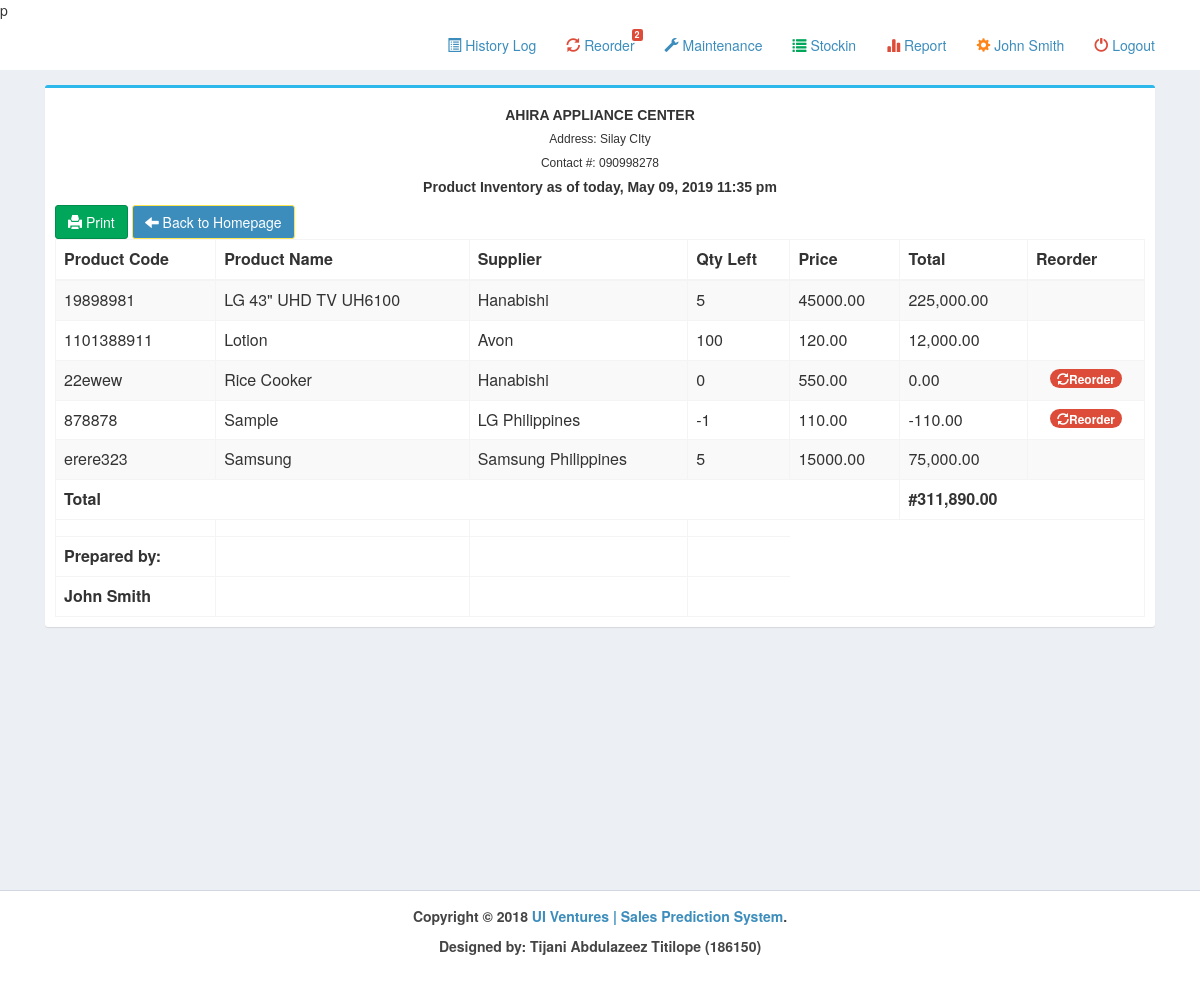
/pages/inventory.php (signed in), run on an earlier commit of the app's database.
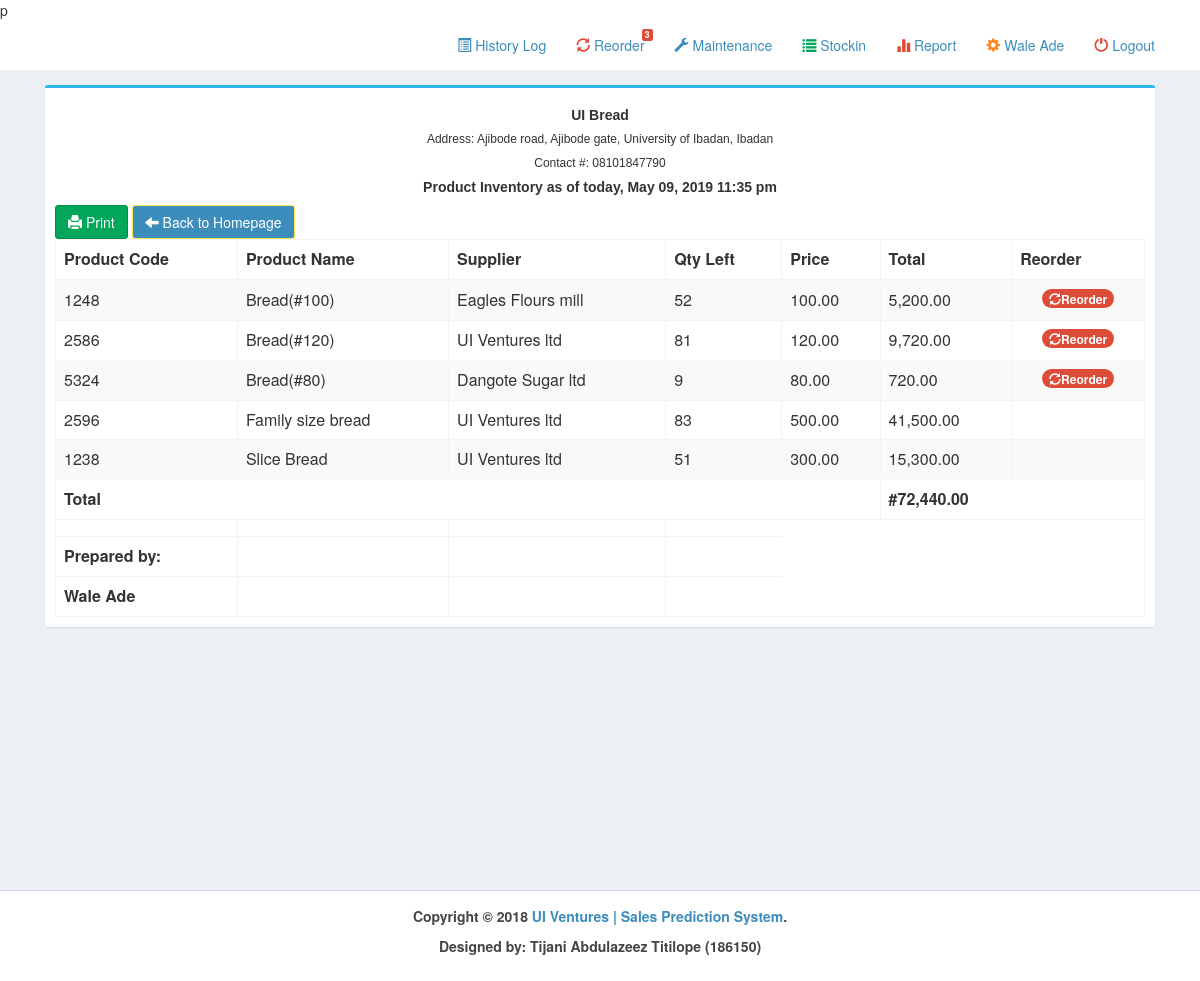
And on a later commit of the database.
### tables this page shows
CREATE TABLE IF NOT EXISTS `branch` (
  `branch_id` int(11) NOT NULL AUTO_INCREMENT,
  `branch_name` varchar(50) NOT NULL,
  `branch_address` varchar(100) NOT NULL,
  `branch_contact` varchar(50) NOT NULL,
  `skin` varchar(15) NOT NULL,
  `pic` text NOT NULL,
  PRIMARY KEY (`branch_id`)
);

CREATE TABLE IF NOT EXISTS `product` (
  `prod_id` int(11) NOT NULL AUTO_INCREMENT,
  `prod_name` varchar(100) NOT NULL,
  `prod_desc` varchar(500) NOT NULL,
  `prod_price` decimal(10,2) NOT NULL,
  `prod_pic` varchar(300) NOT NULL,
  `cat_id` int(11) NOT NULL,
  `prod_qty` int(11) NOT NULL,
  `branch_id` int(11) NOT NULL,
  `reorder` int(11) NOT NULL,
  `supplier_id` int(11) NOT NULL,
  `serial` varchar(50) NOT NULL,
  PRIMARY KEY (`prod_id`)
);

CREATE TABLE IF NOT EXISTS `supplier` (
  `supplier_id` int(11) NOT NULL AUTO_INCREMENT,
  `supplier_name` varchar(100) NOT NULL,
  `supplier_address` varchar(300) NOT NULL,
  `supplier_contact` varchar(50) NOT NULL,
  PRIMARY KEY (`supplier_id`)
);

CREATE TABLE IF NOT EXISTS `user` (
  `user_id` int(11) NOT NULL AUTO_INCREMENT,
  `username` varchar(15) NOT NULL,
  `password` varchar(50) NOT NULL,
  `name` varchar(50) NOT NULL,
  `status` varchar(10) NOT NULL,
  `branch_id` int(11) NOT NULL,
  PRIMARY KEY (`user_id`)
);

### pages/inventory.php (the view, shortened to what the changed rows need)
?><!DOCTYPE html>
<html>
  <head>
    <link rel="stylesheet" href="../bootstrap/css/bootstrap.min.css">
    <link rel="stylesheet" href="../plugins/datatables/dataTables.bootstrap.css">
    <link rel="stylesheet" href="../dist/css/AdminLTE.min.css">
    <link rel="stylesheet" href="../dist/css/skins/_all-skins.min.css">
 </head>
  <body class="hold-transition skin-<?php echo $_SESSION['skin'];?> layout-top-nav">
    <div class="wrapper">
      <?php include('../dist/includes/header.php');
      ?>
      <div class="content-wrapper">
        <div class="container">
          <section class="content">
            <div class="row">
	    <div class="col-xs-12">
              <div class="box box-primary">
                <div class="box-body">
				<?php
include('../dist/includes/dbcon.php');
$branch=$_SESSION['branch'];
    $query=mysqli_query($con,"select * from branch where branch_id='$branch'")or die(mysqli_error());
        $row=mysqli_fetch_array($query);
?>
                  <h5><b><?php echo $row['branch_name'];?></b> </h5>
                  <h6>Address: <?php echo $row['branch_address'];?></h6>
                  <h6>Contact #: <?php echo $row['branch_contact'];?></h6>
				  <h5><b>Product Inventory as of today, <?php echo date("M d, Y h:i a");?></b></h5>
				  <a class = "btn btn-success btn-print" href = "" onclick = "window.print()"><i class ="glyphicon glyphicon-print"></i> Print</a>
							<a class = "btn btn-primary btn-print" href = "home.php"><i class ="glyphicon glyphicon-arrow-left"></i> Back to Homepage</a>
                  <table class="table table-bordered table-striped">
                    <thead>
                      <tr>
					              <th>Product Code</th>
                        <th>Product Name</th>
                        <th>Supplier</th>
                        <th>Qty Left</th>
            						<th>Price</th>
            						<th>Total</th>
            						<th>Reorder</th>
                      </tr>
                    </thead>
                    <tbody>
<?php
		$branch=$_SESSION['branch'];
		$query=mysqli_query($con,"select * from product natural join supplier where branch_id='$branch' order by prod_name")or die(mysqli_error());
		$grand=0;
		while($row=mysqli_fetch_array($query)){
			$total=$row['prod_price']*$row['prod_qty'];
			$grand+=$total;
?>
                      <tr>
                        <td><?php echo $row['serial'];?></td>
                        <td><?php echo $row['prod_name'];?></td>
                        <td><?php echo $row['supplier_name'];?></td>
                        <td><?php echo $row['prod_qty'];?></td>
						<td><?php echo $row['prod_price'];?></td>
						<td><?php echo number_format($total,2);?></td>
						<td class="text-center"><?php if ($row['prod_qty']<=$row['reorder'])echo "<span class='badge bg-red'><i class='glyphicon glyphicon-refresh'></i>Reorder</span>";?></td>
                      </tr>
<?php }?>
                    </tbody>
                    <tfoot>
                      <tr>
                        <th colspan="5">Total</th>
						<th colspan="2">#<?php echo number_format($grand,2);?></th>
                      </tr>
                      <tr>
                        <th></th>
                        <th></th>
                        <th></th>
                        <th></th>
                      </tr>
                      <tr>
                        <th>Prepared by:</th>
                        <th></th>
                        <th></th>
                        <th></th>
                      </tr>
<?php
    $id=$_SESSION['id'];
    $query=mysqli_query($con,"select * from user where user_id='$id'")or die(mysqli_error($con));
    $row=mysqli_fetch_array($query);
?>
                      <tr>
                        <th><?php echo $row['name'];?></th>
                        <th></th>
                        <th></th>
                        <th></th>
                      </tr>
                    </tfoot>
                  </table>
                </div>
	      </div>
            </div>
          </div>
          </section>
        </div>
      </div>
    </div>
  </body>
</html>

### dist/includes/header.php (shortened to what the changed rows need)
<?php
include('../dist/includes/dbcon.php');
$branch=$_SESSION['branch'];
?>
      <header class="main-header">
        <nav class="navbar navbar-static-top">
          <div class="container">
              <div class="navbar-custom-menu">
                <ul class="nav navbar-nav">
                  <li class="dropdown notifications-menu">
                    <a href="#" class="dropdown-toggle" data-toggle="dropdown">
                      <i class="glyphicon glyphicon-refresh text-red"></i> Reorder
                      <span class="label label-danger">
                      <?php
                      $query=mysqli_query($con,"select COUNT(*) as count from product where prod_qty<=reorder and branch_id='$branch'")or die(mysqli_error());
                			$row=mysqli_fetch_array($query);
                			echo $row['count'];
                			?>
                      </span>
                    </a>
                  </li>
				  <li class="">
                    <a href="profile.php" class="dropdown-toggle">
                      <i class="glyphicon glyphicon-cog text-orange"></i>
                      <?php echo $_SESSION['name'];?>
                    </a>
                  </li>
                </ul>
              </div>
          </div>
        </nav>
      </header>

What changed in the data, as far as the page shows it:
removed product: serial "19898981", prod_name "LG 43\" UHD TV UH6100", supplier.supplier_name "Hanabishi", prod_qty "5", prod_price "45000.00", total "225,000.00"
removed product: serial "1101388911", prod_name "Lotion", supplier.supplier_name "Avon", prod_qty "100", prod_price "120.00", total "12,000.00"
removed product: serial "22ewew", prod_name "Rice Cooker", supplier.supplier_name "Hanabishi", prod_qty "0", prod_price "550.00", total "0.00", reorder 2 (drawn)
removed product: serial "878878", prod_name "Sample", supplier.supplier_name "LG Philippines", prod_qty "-1", prod_price "110.00", total "-110.00", reorder 1 (drawn)
removed product: serial "erere323", prod_name "Samsung", supplier.supplier_name "Samsung Philippines", prod_qty "5", prod_price "15000.00", total "75,000.00"
changed branch: branch_name "AHIRA APPLIANCE CENTER" → "UI Bread"; branch_address "Silay CIty" → "Ajibode road, Ajibode gate, University of Ibadan, Ibadan"; branch_contact "090998278" → "08101847790"
added product: serial "1248", prod_name "Bread(#100)", supplier.supplier_name "Eagles Flours mill", prod_qty "52", prod_price "100.00", total "5,200.00", reorder 80 (drawn)
added product: serial "2586", prod_name "Bread(#120)", supplier.supplier_name "UI Ventures ltd", prod_qty "81", prod_price "120.00", total "9,720.00", reorder 100 (drawn)
added product: serial "5324", prod_name "Bread(#80)", supplier.supplier_name "Dangote Sugar ltd", prod_qty "9", prod_price "80.00", total "720.00", reorder 100 (drawn)
added product: serial "2596", prod_name "Family size bread", supplier.supplier_name "UI Ventures ltd", prod_qty "83", prod_price "500.00", total "41,500.00"
added product: serial "1238", prod_name "Slice Bread", supplier.supplier_name "UI Ventures ltd", prod_qty "51", prod_price "300.00", total "15,300.00"
changed user: name "John Smith" → "Wale Ade"
Also different on the page:
$row['count']: "2" → "3"
$_SESSION['name']: "John Smith" → "Wale Ade"
$grand: "311,890.00" → "72,440.00"
